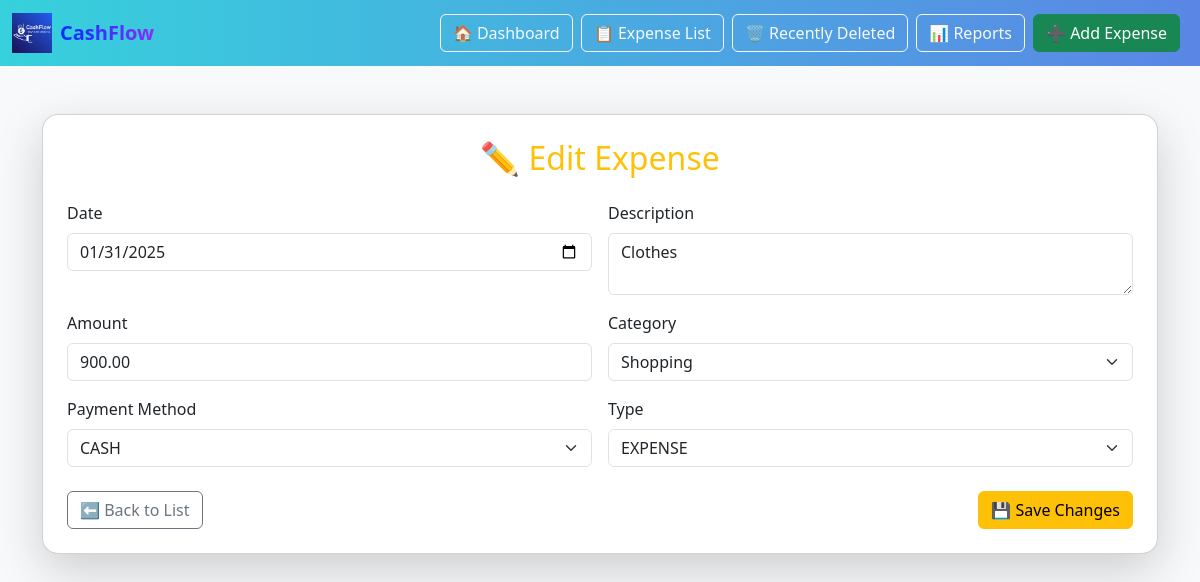
The page /edit/11/ on the database its author committed.
### expenses/models.py (models this page shows, shortened)
class Expense(models.Model):
    CATEGORY_CHOICES = [
        ('food', 'Food'),
        ('travel', 'Travel'),
        ('shopping', 'Shopping'),
        ('entertainment', 'Entertainment'),
        ('other', 'Other'),
    ]
    PAYMENT_CHOICES = [
        ('cash', 'CASH'),
        ('card', 'CARD'),
        ('upi', 'UPI'),
    ]
    TYPE_CHOICES = [
        ('expense', 'EXPENSE'),
        ('income', 'INCOME'),
    ]
    description = models.CharField(max_length=255)
    amount = models.DecimalField(max_digits=10, decimal_places=2)
    category = models.CharField(max_length=50, choices=CATEGORY_CHOICES)
    payment_method = models.CharField(max_length=50, choices=PAYMENT_CHOICES, default='upi')
    type = models.CharField(max_length=10, choices=TYPE_CHOICES, default='expense')
    date = models.DateField()
    is_deleted = models.BooleanField(default=False)

### expenses/views.py (the view)
# urls.py: path("edit/<str:expense_id>/", views.edit_expense, name="edit_expense"),
def edit_expense(request, expense_id):
    expense = get_object_or_404(Expense, id=expense_id)
    if request.method == 'POST':
        form = ExpenseForm(request.POST, instance=expense)
        if form.is_valid():
            form.save()
            return redirect('expense_list')
    else:
        form = ExpenseForm(instance=expense)
    return render(request, 'expenses/edit_expense.html', {'form': form})

### expenses/forms.py
class ExpenseForm(forms.ModelForm):
    class Meta:
        model = Expense
        fields = ['date', 'category', 'description', 'payment_method', 'amount', 'type']
        widgets = {
            'date': forms.DateInput(attrs={'type': 'date'}),
            'description': forms.Textarea(attrs={'rows': 2}),
        }

### expenses/templates/expenses/edit_expense.html (shortened to what this page needs)
{% load widget_tweaks %}
{% load static %}
<!DOCTYPE html>
<html lang="en">
<head>
    <link href="https://cdn.jsdelivr.net/npm/bootstrap@5.3.0/dist/css/bootstrap.min.css" rel="stylesheet">
</head>
<body class="bg-light">
<nav class="navbar navbar-expand-lg navbar-dark"
     style="background: linear-gradient(90deg, #36d1dc, #5b86e5);">
    <div class="container-fluid">
        <a class="navbar-brand d-flex align-items-center" href="{% url 'dashboard' %}">
                <img src="{% static 'expenses/CashFlow.png' %}" alt="CashFlow Logo" height="40" class="me-2">
                <span class="brand-gradient">CashFlow</span>
            </a>
        <div class="d-flex">
            <a href="{% url 'dashboard' %}" class="btn btn-outline-light me-2">🏠 Dashboard</a>
            <a href="{% url 'expense_list' %}" class="btn btn-outline-light me-2">📋 Expense List</a>
            <a href="{% url 'recently_deleted' %}" class="btn btn-outline-light me-2">🗑 Recently Deleted</a>
            <a href="{% url 'reports' %}" class="btn btn-outline-light me-2">📊 Reports</a>
            <a href="{% url 'add_expense' %}" class="btn btn-success me-2">➕ Add Expense</a>
        </div>
    </div>
</nav>
    <div class="container mt-5">
        <div class="card shadow-lg p-4 rounded-4">
            <h2 class="text-center mb-4 text-warning">✏ Edit Expense</h2>
            <form method="POST" id="editExpenseForm" class="row g-3">
                <div class="col-md-6">
                    <label for="id_date" class="form-label">Date</label>
                    {{ form.date|add_class:"form-control" }}
                </div>
                <div class="col-md-6">
                    <label for="id_description" class="form-label">Description</label>
                    {{ form.description|add_class:"form-control" }}
                </div>
                <div class="col-md-6">
                    <label for="id_amount" class="form-label">Amount</label>
                    {{ form.amount|add_class:"form-control" }}
                </div>
                <div class="col-md-6">
                    <label for="id_category" class="form-label">Category</label>
                    {{ form.category|add_class:"form-select" }}
                </div>
                <div class="col-md-6">
                    <label for="id_payment_method" class="form-label">Payment Method</label>
                    {{ form.payment_method|add_class:"form-select" }}
                </div>
                <div class="col-md-6">
                    <label for="id_type" class="form-label">Type</label>
                    {{ form.type|add_class:"form-select" }}
                </div>
                <div class="d-flex justify-content-between mt-4">
                    <a href="{% url 'expense_list' %}" class="btn btn-outline-secondary">⬅ Back to List</a>
                    <button type="button" class="btn btn-warning" data-bs-toggle="modal" data-bs-target="#saveModal">
                        💾 Save Changes
                    </button>
                </div>
            </form>
        </div>
    </div>
</body>
</html>

### expenses/templates/expenses/edit_expense.html (style rules this page uses)
.brand-gradient { background: linear-gradient(90deg, #002fff, #8d2ff8); -webkit-background-clip: text; -webkit-text-fill-color: transparent; font-weight: bold; }

### rows shown on the page
Expense: date "01/31/2025", description "Clothes", amount "900.00", category "Shopping", payment_method "CASH", type "EXPENSE"
